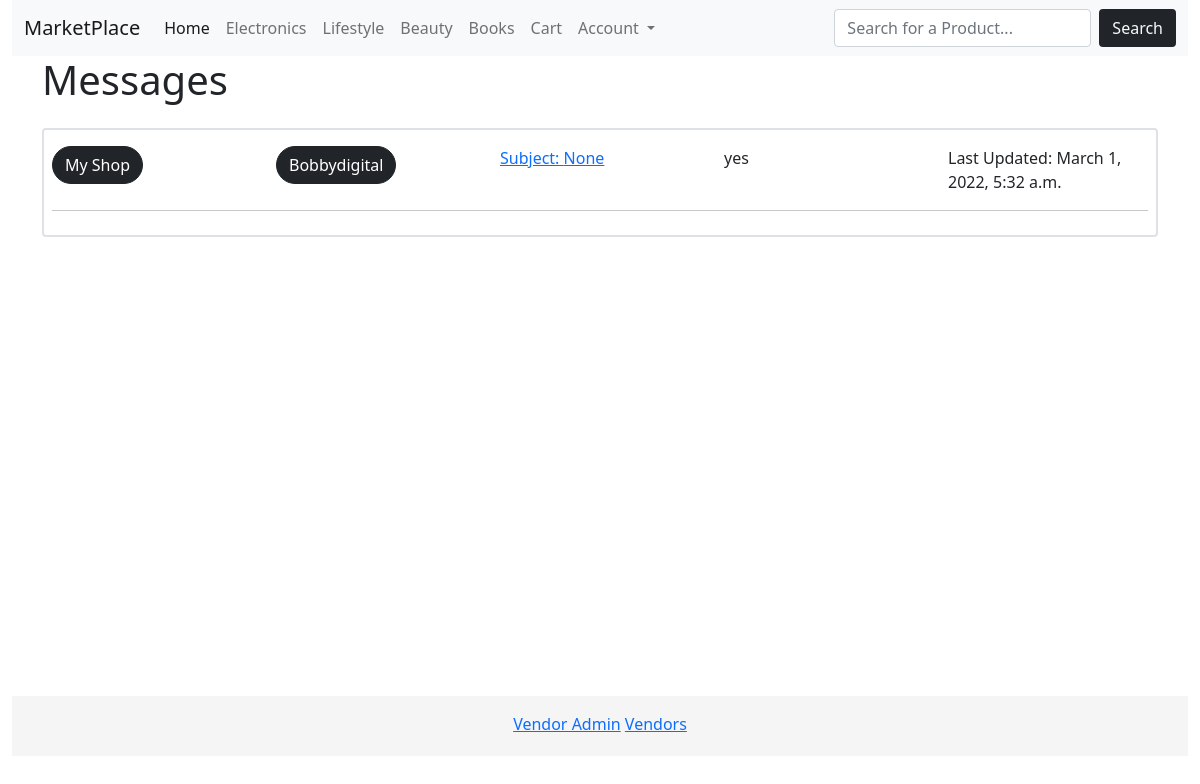
Page /messages/inbox/ (signed in) on the committed database.
### product/models.py (models this page shows)
class Category(models.Model):
	title = models.CharField(max_length=255)
	slug = models.SlugField(max_length=255)
	ordering = models.IntegerField(default=0)
	class Meta:
		ordering = ['ordering']
	def __str__(self):
		return self.title

### messenger/models.py (models this page shows, shortened)
class Thread(models.Model):
	host = models.ForeignKey(User, on_delete=models.CASCADE)
	vendor = models.ForeignKey(Vendor, on_delete=models.CASCADE,blank=True, null=True)
	subject = models.CharField(max_length=400, null=True, blank=True)
	updated = models.DateTimeField(auto_now=True, auto_now_add=False)
	created = models.DateTimeField(auto_now=False, auto_now_add=True)
	class Meta:
		ordering = ['-updated','-created']
	def __str__(self):
		return str(self.id)

class Message(models.Model):
	user = models.ForeignKey(User, on_delete=models.CASCADE)
	thread = models.ForeignKey(Thread, related_name='messages', on_delete=models.CASCADE)
	content = models.TextField(max_length=500,verbose_name="Send a Message:")
	updated = models.DateTimeField(auto_now=True, auto_now_add=False)
	created = models.DateTimeField(auto_now=False, auto_now_add=True)
	class Meta:
		ordering = ['-updated','-created']

### vendor/models.py (models this page shows, shortened)
class Vendor(models.Model):
	owner = models.OneToOneField(User, related_name='vendor', on_delete=models.CASCADE)
	title = models.CharField(max_length=255,verbose_name='Store/Vendor Title')
	email = models.CharField(max_length=255, verbose_name='E-mail', blank=True,null=True)
	description = models.TextField(max_length=500,blank=True, null=True,verbose_name="Description")
	created = models.DateTimeField(auto_now_add=True, auto_now=False)
	updated = models.DateTimeField(auto_now_add=False, auto_now=True)
	views = models.IntegerField(default=0)
	city = models.CharField(max_length=255, blank=True, null=True, verbose_name="City")
	state = models.CharField(max_length=255,blank=True, null=True, verbose_name="State/Province")
	address1 = models.CharField(max_length=255, blank=True, null=True, verbose_name="Address Line 1")
	address2 = models.CharField(max_length=255, blank=True, null=True, verbose_name="Address Line 2")
	zipcode = models.CharField(max_length=8, blank=True, null=True, verbose_name='Zip/Postal Code')
	class Meta:
		ordering = ['title']
	def __str__(self):
		return str(self.title)

### messenger/views.py (the view)
# urls.py: path('inbox/', views.inbox, name='inbox'),
@login_required
def inbox(request):
	inboxMessages = Thread.objects.filter(host=request.user)
	context = {'inboxMessages':inboxMessages}
	print(context)
	return render(request, 'messenger/inbox.html', context)

### cart/cart.py (called while the page is built)
	def __len__(self):
		return sum(item['quantity'] for item in self.cart.values())

### cart/context_processors.py (called while the page is built)
def cart(request):
	return ({'cart':Cart(request)})

### product/context_processors.py (called while the page is built)
def menu_categories(request):
	categories = Category.objects.all()
	return {'menu_categories':categories}

def vendor_categories(request):
	pattern = r"\/vendors\/(\d+)"
	result = re.match(pattern, request.path)
	if result:
		print(result, result.group())
		vendor = result.group(1)
		print(vendor)
		vendor_categories = SubCategory.objects.filter(vendor=vendor)
		print(vendor_categories)
		return {'vendor_categories':vendor_categories}
	else:
		return {'vendor_categories':''}

### messenger/templates/messenger/inbox.html (shortened to what this page needs)
{% extends 'site/main.html' %}
{% load crispy_forms_tags %}
{% block content %}
	<h1> Messages</h1>
	<div id="inbox__container" class="border border-2 rounded bg-mute my-4 p-2">
		{% for thread in inboxMessages %}
			<div id="inbox__message" class=" my-2 row">
				<div id="inbox__vendor" class="col">
					<a class="btn rounded-pill btn-dark" href="{% url 'vendor' thread.vendor.id %}">
					{{thread.vendor}}
					</a>
				</div>
				<div id="inbox__vendor" class="col">
					<a class="btn rounded-pill btn-dark" href="{% url 'thread' thread.id %}">
					{{thread.host}}
					</a>
				</div>
				<div id="inbox__subject" class="col">
					<a href="{% url 'thread' thread.id %}">
					Subject: {{thread.subject}}
					</a>
				</div>
				<div class="col">					{{thread.messages.first.content}}
				</div>
				<div class="col">
					<span>Last Updated: {{thread.updated}}</span>
				</div>
			</div>
			<hr/>
		{% endfor %}
	</div>
{% endblock %}

### base/templates/site/navbar.html (shortened to what this page needs)
<nav class="navbar navbar-expand-lg navbar-light bg-light">
  <div class="container-fluid">
    <a class="navbar-brand" href="/">MarketPlace</a>
    <div class="collapse navbar-collapse" id="navbarNav">
      <ul class="navbar-nav me-auto mb-2 mb-lg-0">
        <li class="nav-item">
          <a class="nav-link active" aria-current="page" href="/">Home</a>
        </li>
        {% for category in menu_categories %}
        <li class="nav-item">
          <a class="nav-link" href="{% url 'productCategory' category.slug %}">{{category}}</a>
        </li>
        {% endfor %}
        <li class="nav-item">
          <a href="{% url 'cart' %}" class="nav-link">Cart{% if cart %}({{cart|length}}){% endif %}</a>
        </li>
          <li class="nav-item dropdown">
          <a class="nav-link dropdown-toggle" href="#" id="navbarDarkDropdownMenuLink" role="button" data-bs-toggle="dropdown" aria-expanded="false">
            Account
          </a>
        </li>
      </ul>
        <form class="d-flex"method="GET" action="{% url 'search' %}">
            <input class="form-control me-2" type="text" class="input" placeholder="Search for a Product..." name="query">
            <button class="btn bg-dark text-light" type="submit" >Search</button>
        </form>
    </div>
  </div>
</nav>

### rows in the picture
Category: title "Electronics"
Category: title "Lifestyle"
Category: title "Beauty"
Category: title "Books"
Thread: vendor "My Shop", host "Bobbydigital", subject "None", messages.first.content "yes", updated "March 1, 2022, 5:32 a.m."
